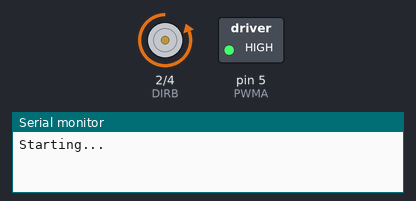
The sketch below on a simulated Arduino Uno, built with avr-gcc and run on an emulated ATmega328P. Parts: direction and speed pins drawn as motors (green arrow = direction pin HIGH = forward, orange = LOW = backward, longer = more drive), switched loads named in the sketch (green lamp = pin HIGH), the last lines printed to the serial monitor. Pins used as bus, display or sensor lines are not drawn.

Above: at 1.5 s.
At 11.3 s:
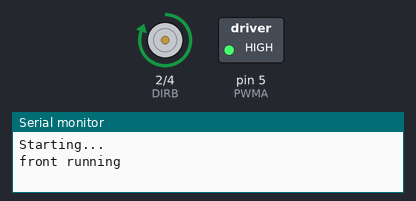
Timing chart, 0 to 14.7 s (numbered marks = the images above):
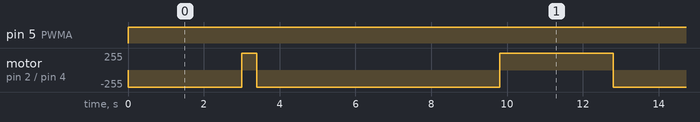

The sketch:

nodemcuDCMotor.ino
```cpp
#include <Wire.h>
//#include <LiquidCrystal_I2C.h>

//LiquidCrystal_I2C lcd(0x27,16,2);

#define DIRA 0
#define PWMA 5
#define DIRB 2
#define PWMB 4


void setup() {
  // put your setup code here, to run once:
  Serial.begin(115200);
  Serial.println();
  Serial.println("Starting...");
  pinMode(PWMA,OUTPUT);
  pinMode(DIRA,OUTPUT);

  pinMode(PWMB,OUTPUT);
  pinMode(DIRB,OUTPUT);
}

void loop() {
  // put your main code here, to run repeatedly:
  //front
    digitalWrite(DIRA,0);
    analogWrite(PWMA,1023);
    digitalWrite(DIRB,0);
    analogWrite(PWMB,1023);
    delay(3000);

   //left
    digitalWrite(DIRA,0);
    analogWrite(PWMA,1023);
    digitalWrite(DIRB,1);
    analogWrite(PWMB,1023);
    delay(400);
    Serial.println("front running");
       digitalWrite(DIRA,0);
       analogWrite(PWMA,1023);
       digitalWrite(DIRB,0);
       analogWrite(PWMB,1023);
       delay(3000);
   //right
    digitalWrite(DIRA,1);
    analogWrite(PWMA,1023);
    digitalWrite(DIRB,0);
    analogWrite(PWMB,1023);
    delay(400);
    digitalWrite(DIRA,0);
    analogWrite(PWMA,1023);
    digitalWrite(DIRB,0);
    analogWrite(PWMB,1023);
    delay(3000);
    //back
    digitalWrite(DIRA,1);
    analogWrite(PWMA,1023);
    digitalWrite(DIRB,1);
    analogWrite(PWMB,1023);
    delay(3000);

}
```

Measured:
- by itself, pin 5 (PWMA): LOW → HIGH at 0.00 s
- by itself, motor on pin 2 (DIRB) / pin 4 (PWMB): repeats every 12.8 s: forward 255/255 0.40 s, backward 255/255 6.4 s, forward 255/255 3.0 s, backward 255/255 3.0 s
